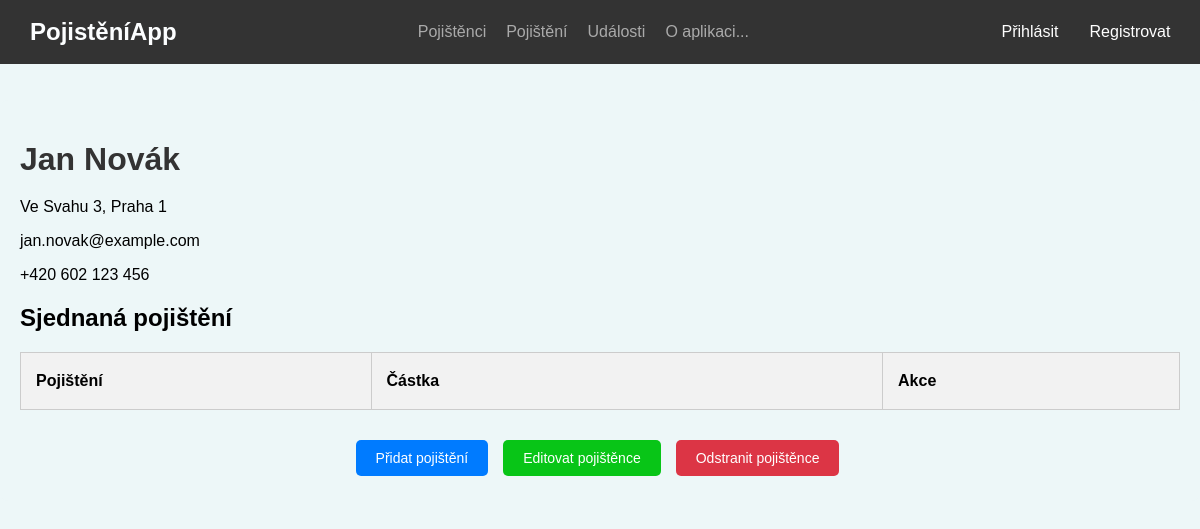
The app's page /pojisteni/pojistenec/2/ with its own data.
### insurance/models.py (models this page shows, shortened)
class InsuredPerson(models.Model):
    first_name = models.CharField("Jméno", max_length=100)
    last_name = models.CharField("Příjmení", max_length=100)
    age = models.IntegerField("Věk")
    phone_number = models.CharField("Telefonní číslo", max_length=16)
    email = models.EmailField("Email", max_length=254, blank=True, null=True)
    address = models.CharField("Adresa", max_length=255, blank=True, null=True)
    class Meta:
        verbose_name = "Pojištěná osoba"
        verbose_name_plural = "Pojištěné osoby"

### insurance/views.py (the view)
# urls.py: path('pojistenec/<int:id>/', views.insured_detail, name='insured_detail'),  # Detail pojištěnce
def insured_detail(request, id):
    insured_person = get_object_or_404(InsuredPerson, id=id)
    return render(request, 'insurance/insured_detail.html', {'insured_person': insured_person})

### insurance/templates/insurance/insured_detail.html (shortened to what this page needs)
{% extends 'insurance/base.html' %}
{% block content %}
<div class="container">
    <h1>{{ insured_person.first_name }} {{ insured_person.last_name }}</h1>
    <p>{{ insured_person.address }}</p>
    <p>{{ insured_person.email }}</p>
    <p>{{ insured_person.phone_number }}</p>
    <h2>Sjednaná pojištění</h2>
    <table class="table table-striped">
        <thead>
            <tr>
                <th>Pojištění</th>
                <th>Částka</th>
                <th>Akce</th>
            </tr>
        </thead>
    </table>
    <div class="btn-group-centered">
        <a href="{% url 'add_policy' insured_person.id %}" class="btn btn-primary">Přidat pojištění</a>
        <a href="{% url 'edit_insured' insured_person.id %}" class="btn btn-warning">Editovat pojištěnce</a>
        <a href="{% url 'delete_insured' insured_person.id %}" class="btn btn-danger">Odstranit pojištěnce</a>
    </div>
</div>
{% endblock %}

### insurance/static/css/style.css (style rules this page uses)
body { font-family: Arial, sans-serif; margin: 0; padding: 0; background-color: #edf7f8; }
.container { max-width: 1200px; margin: 80px auto 20px auto; padding: 20px; background-color: #edf7f8; border-radius: 8px; }
h1 { color: #333; margin-bottom: 20px; }
.btn { font-size: 14px; padding: 10px 20px; margin: 5px; border-radius: 5px; border: none; cursor: pointer; }
.btn-primary { background-color: #007bff; color: white; }
.btn-danger { background-color: #dc3545; color: white; }
.btn-warning { background-color: #08c517; color: white; }
.btn-group-centered { display: flex; justify-content: center; margin-top: 20px; }
.btn-group-centered a { margin-right: 10px; text-decoration: none; }
table { width: 100%; border-collapse: collapse; margin-bottom: 25px; table-layout: fixed; }
table, th, td { border: 1px solid #ccc; }
th, td { padding: 8px 15px; text-align: left; white-space: nowrap; height: 40px; }
th { background-color: #f2f2f2; }
th:nth-child(1), td:nth-child(1) { width: 30%; }
th:nth-child(2), td:nth-child(2) { width: 45%; }
th:nth-child(3), td:nth-child(3) { width: 25%; }

### records on screen
InsuredPerson: first_name "Jan", last_name "Novák", address "Ve Svahu 3, Praha 1", email "jan.novak@example.com", phone_number "+420 602 123 456"
